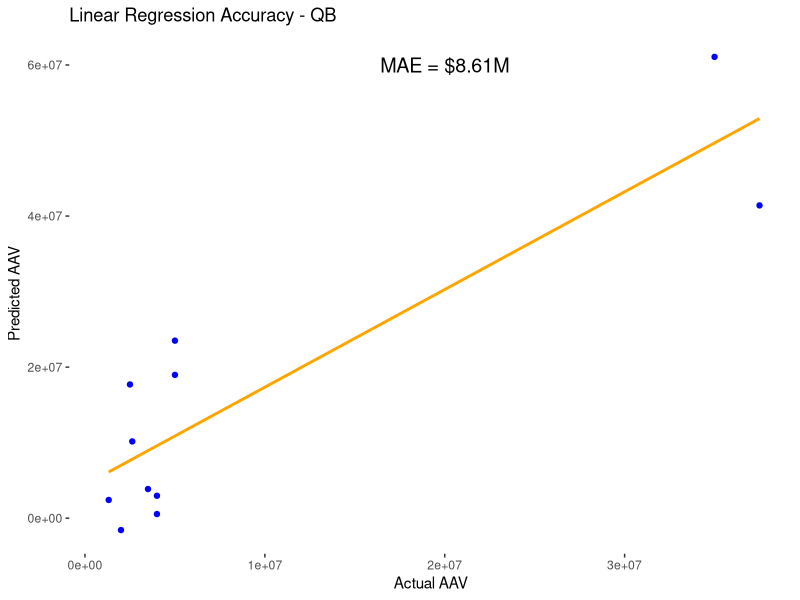
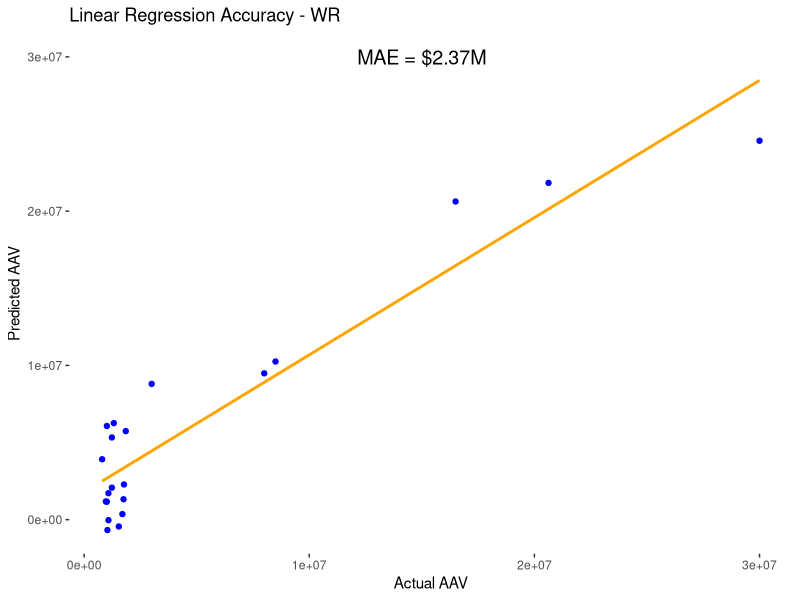
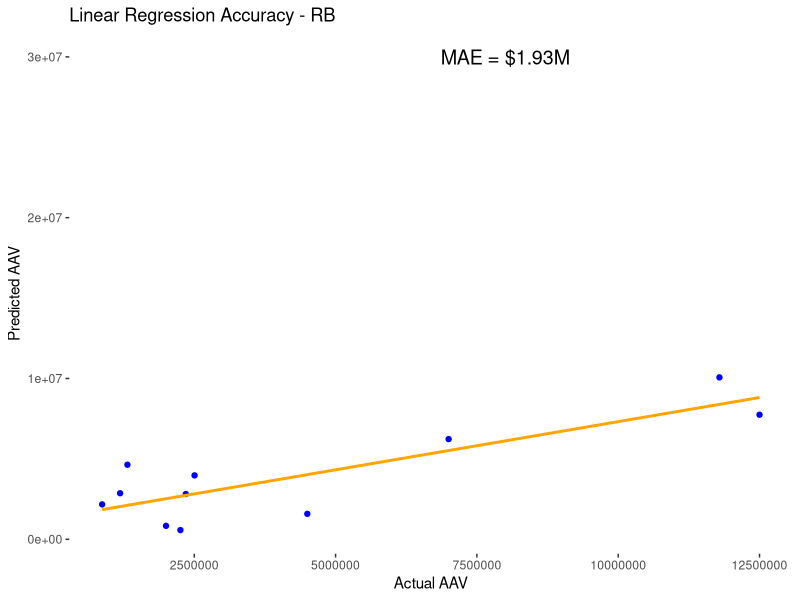

Write R code to recreate these figures, in order.
## ---- chunk 1
knitr::opts_chunk$set(echo = TRUE)
## ---- chunk 2
library(tidyverse)
qb_data <- read.csv('qb_data.csv')
rb_data <- read.csv('rb_data.csv')
wr_data <- read.csv('wr_data.csv')

RNGkind(sample.kind = 'Rounding')
set.seed(111111)

qb_train_rows <- sample(1:dim(qb_data)[1],38)
qb_train <- qb_data[qb_train_rows,]
qb_test <- qb_data[-qb_train_rows,]

wr_train_rows <- sample(1:dim(wr_data)[1],64)
wr_train <- wr_data[wr_train_rows,]
wr_test <- wr_data[-wr_train_rows,]

rb_train_rows <- sample(1:dim(rb_data)[1],37)
rb_train <- rb_data[rb_train_rows,]
rb_test <- rb_data[-rb_train_rows,]
## ---- chunk 3

library(leaps)

#select all statistics relevant to the position
qb_train2 <- qb_train %>%
 select(c( "aav","passing_tds", "passing_epa", "passing_air_yards",
              "dakota","pacr", "rushing_epa", "age","rushing_yards",
              "fantasy_points", "sacks", "sack_fumbles_lost", "games",
              "interceptions", "sack_yards", "passing_first_downs"))

#apply exhaustive search to select variables
dim(qb_train2)[2]
search <- regsubsets(aav ~ ., data = qb_train2, nvmax = dim(qb_train2)[2],method = "exhaustive")
sum <- summary(search)
sum
# show models
sum$which

# show metrics
sum$adjr2
Adjr2=which.max(sum$adjr2)
Adjr2

#apply chosen variables to linear model
qb.exhaust <- lm(aav~ passing_tds + passing_epa +
              fantasy_points + sacks + sack_fumbles_lost +
              interceptions + sack_yards + passing_first_downs, data = qb_train2, na.action = na.exclude)

# predict based on linear model and assess accuracy
library(forecast)
qb.exhaust.pred <- predict(qb.exhaust, newdata = qb_test, na.action = na.pass)
accuracy(qb.exhaust.pred, qb_test$aav)
qb <- data.frame(qb.exhaust.pred, qb_test$aav)

#visualize predicted vs actual values
ggplot(data = qb, aes(x = qb_test.aav, y = qb.exhaust.pred)) +
  geom_point(color = 'blue') +
  geom_smooth(method = 'lm', se = FALSE, color = 'orange') +
  labs(title = 'Linear Regression Accuracy - QB',
       x = 'Actual AAV',
       y = 'Predicted AAV') +
  annotate("text", x = 20000000, y = 60000000, 
           label = "MAE = $8.61M", size = 5) +
  theme(panel.grid.major = element_blank(),
        panel.grid.minor = element_blank(),
        panel.background = element_blank())
## ---- chunk 4
library(leaps)

wr_train2 <- wr_train %>%
 select(c( "aav","games", "receptions", "targets", "receiving_yards", "receiving_tds", "receiving_air_yards", "receiving_yards_after_catch", "receiving_epa", "racr"))
  
  
  #select(-c( "name","start_year","length","position.y","recent_team","sign_bonus","value", "gtd","years","prac_gtd"))

dim(wr_train2)[2]
search <- regsubsets(aav ~ ., data = wr_train2, nvmax = dim(wr_train2)[2],method = "exhaustive")
sum <- summary(search)
sum
# show models
sum$which

# show metrics

sum$adjr2
Adjr2=which.max(sum$adjr2)
Adjr2

library(forecast)
wr.exhaust <- lm(aav~ games + receiving_air_yards + receiving_yards_after_catch + racr, data = wr_train2, na.action = na.exclude)


wr.exhaust.pred <- predict(wr.exhaust, newdata = wr_test, na.action = na.pass)
accuracy(wr.exhaust.pred, wr_test$aav)

wr <- data.frame(wr.exhaust.pred, wr_test$aav)

ggplot(data = wr, aes(x = wr_test.aav, y = wr.exhaust.pred)) +
  geom_point(color = 'blue') +
  geom_smooth(method = 'lm', se = FALSE, color = 'orange') +
  labs(title = 'Linear Regression Accuracy - WR',
       x = 'Actual AAV',
       y = 'Predicted AAV') +
  annotate("text", x = 15000000, y = 30000000, 
           label = "MAE = $2.37M", size = 5) +
  theme(panel.grid.major = element_blank(),
        panel.grid.minor = element_blank(),
        panel.background = element_blank())
## ---- chunk 5
library(leaps)
rb_train2 <- rb_train %>%
 select(c( "name","aav","games", "receptions", "targets", "receiving_yards", "receiving_tds", "receiving_air_yards", "receiving_yards_after_catch", "receiving_epa", "racr", "rushing_yards", "rushing_tds", "rushing_epa"))
  
  
  #select(-c( "name","start_year","length","position.y","recent_team","sign_bonus","value", "gtd","years","prac_gtd"))

dim(rb_train2)[2]
search <- regsubsets(aav ~ .-name, data = rb_train2, nvmax = dim(rb_train2)[2],method = "exhaustive")
sum <- summary(search)
sum
# show models
sum$which

# show metrics

sum$adjr2
Adjr2=which.max(sum$adjr2)
Adjr2

library(forecast)
rb.exhaust <- lm(aav~ games + receiving_air_yards + receiving_yards_after_catch + racr + receiving_tds + rushing_tds + rushing_yards + receiving_epa, data = rb_train2, na.action = na.exclude)


rb.exhaust.pred <- predict(rb.exhaust, newdata = rb_test, na.action = na.pass)
accuracy(rb.exhaust.pred, rb_test$aav)

rb <- data.frame(rb.exhaust.pred, rb_test$aav)

ggplot(data = rb, aes(x = rb_test.aav, y = rb.exhaust.pred)) +
  geom_point(color = 'blue') +
  geom_smooth(method = 'lm', se = FALSE, color = 'orange') +
  labs(title = 'Linear Regression Accuracy - RB',
       x = 'Actual AAV',
       y = 'Predicted AAV') +
  annotate("text", x = 8000000, y = 30000000, 
           label = "MAE = $1.93M", size = 5) +
  theme(panel.grid.major = element_blank(),
        panel.grid.minor = element_blank(),
        panel.background = element_blank())
